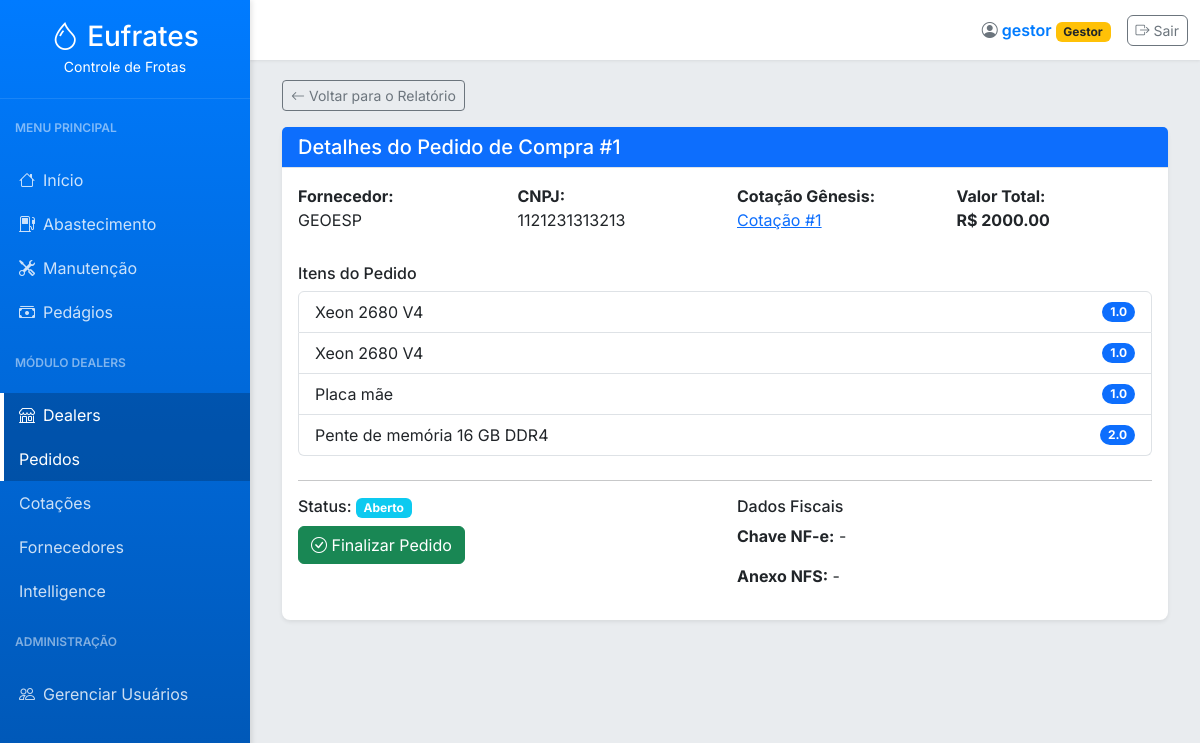
The app's page /dealers/pedido/1 (signed in), older data.
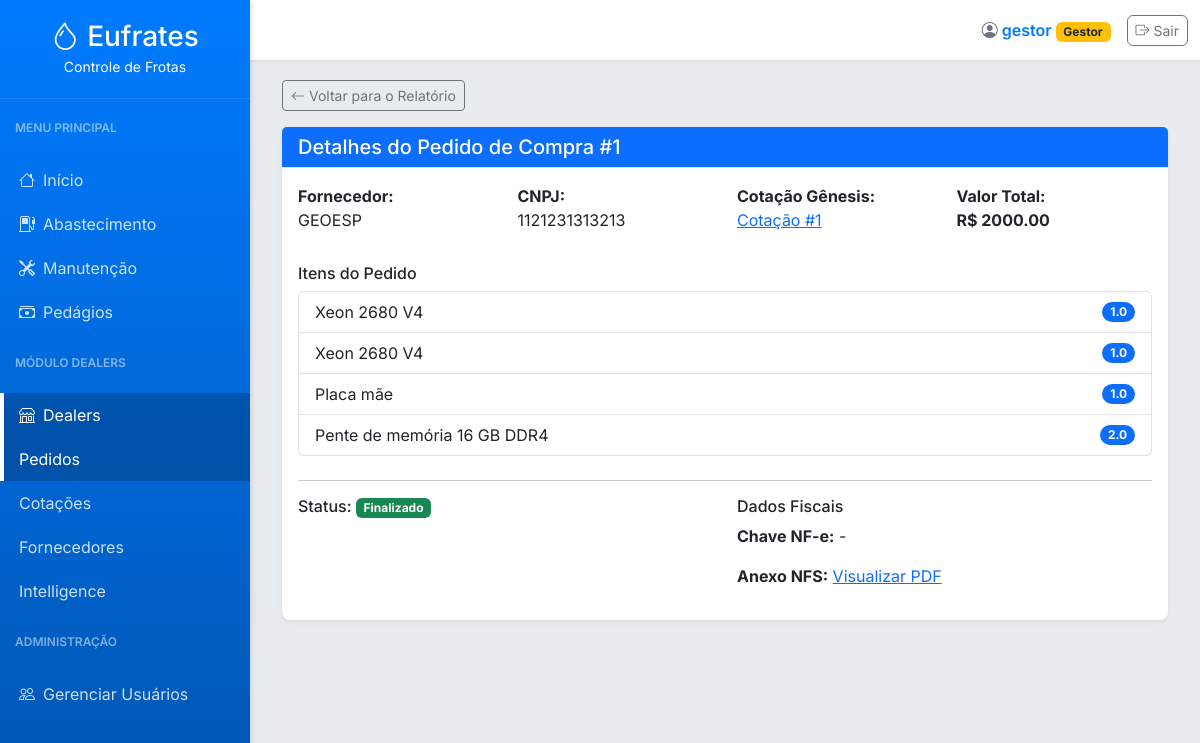
The same page, newer data.
### tables this page shows
CREATE TABLE pedidos_compra (
                id INTEGER PRIMARY KEY, cotacao_id INTEGER, user_id INTEGER, fornecedor_id INTEGER,
                valor_total REAL, data_abertura TEXT, status TEXT, data_finalizacao TEXT,
                nf_e_chave TEXT, nfs_pdf_path TEXT, data_registro TEXT
            );

### app.py (the view, shortened to what this page needs)
@app.route('/dealers/pedido/<int:pedido_id>', methods=['GET', 'POST'])
@login_required
def pedido_detalhe(pedido_id):
    user_role = g.user['role']
    pedido = obter_pedido_compra_por_id(pedido_id)
    itens = obter_itens_por_pedido_id(pedido_id)
    return render_template('pedido_detalhe.html', active_page='pedidos_compra', pedido=pedido, itens=itens, user_role=user_role)

### app.py (called while the page is built)
@app.before_request
def load_logged_in_user():
    user_id = session.get('user_id')
    g.user = get_user_by_id(user_id) if user_id else None

def login_required(view):
    @wraps(view)
    def wrapped_view(*args, **kwargs):
        if g.user is None:
            flash('Você precisa estar logado para acessar esta página.', 'warning')
            return redirect(url_for('login'))
        return view(*args, **kwargs)
    return wrapped_view

@app.context_processor
def inject_now():
    return {'now': datetime.now(), 'g': g}

### database.py (called while the page is built)
def get_db_connection():
    conn = sqlite3.connect('abastecimentos.db')
    conn.row_factory = sqlite3.Row
    return conn

def obter_pedido_compra_por_id(pedido_id):
    conn = get_db_connection()
    query = '''
        SELECT p.*, f.nome as fornecedor_nome, f.cnpj as fornecedor_cnpj
        FROM pedidos_compra p
        JOIN fornecedores f ON p.fornecedor_id = f.id
        WHERE p.id = ?
    '''
    df = pd.read_sql(query, conn, params=(pedido_id,))
    return df.iloc[0].to_dict() if not df.empty else None

### templates/pedido_detalhe.html (shortened to what this page needs)
{% extends "base.html" %}
{% block content %}
<div class="container-fluid">
    <a href="{{ url_for('pedidos_relatorio') }}" class="btn btn-outline-secondary btn-sm mb-3">
        <i class="bi bi-arrow-left"></i> Voltar para o Relatório
    </a>
    <div class="card">
        <div class="card-header bg-primary text-white">
            <h5 class="mb-0">Detalhes do Pedido de Compra #{{ pedido.id }}</h5>
        </div>
        <div class="card-body">
            <div class="row mb-3">
                 <div class="col-md-3"><strong>Fornecedor:</strong><p>{{ pedido.fornecedor_nome or 'N/A' }}</p></div>
                 <div class="col-md-3"><strong>CNPJ:</strong><p>{{ pedido.fornecedor_cnpj or 'N/A' }}</p></div>
                 <div class="col-md-3"><strong>Cotação Gênesis:</strong><p><a href="{{ url_for('cotacao_detalhe', cotacao_id=pedido.cotacao_id) }}">Cotação #{{ pedido.cotacao_id }}</a></p></div>
                 <div class="col-md-3"><strong>Valor Total:</strong><p class="fw-bold">R$ {{ "%.2f"|format(pedido.valor_total) }}</p></div>
            </div>
            <h6>Itens do Pedido</h6>
            <ul class="list-group mb-4">
                {% for item in itens %}
                <li class="list-group-item d-flex justify-content-between align-items-center">
                    {{ item.descricao }}
                    <span class="badge bg-primary rounded-pill">{{ item.quantidade }}</span>
                </li>
                {% endfor %}
            </ul>
            <hr>
            <div class="row">
                <div class="col-md-6">
                     <h6>Status: <span class="badge {% if pedido.status == 'Finalizado' %}bg-success{% else %}bg-info{% endif %}">{{ pedido.status }}</span></h6>
                     {% if pedido.status != 'Finalizado' and user_role in ['Administrador', 'Comprador', 'Gestor'] %}
                     <button class="btn btn-success" data-bs-toggle="modal" data-bs-target="#finalizarPedidoModal">
                         <i class="bi bi-check-circle"></i> Finalizar Pedido
                     </button>
                    {% endif %}
                </div>
                <div class="col-md-6">
                    <h6>Dados Fiscais</h6>
                    <p><strong>Chave NF-e:</strong> {{ pedido.nf_e_chave or '-' }}</p>
                    <p><strong>Anexo NFS:</strong>
                        {% if pedido.nfs_pdf_path %}
                        <a href="{{ url_for('serve_upload', filename=pedido.nfs_pdf_path) }}" target="_blank">Visualizar PDF</a>
                        {% else %}-{% endif %}
                    </p>
                </div>
            </div>
        </div>
    </div>
</div>
{% endblock %}

Row changes from the older to the newer data that the page shows:
changed pedidos_compra id 1: status "Aberto" → "Finalizado"; nf_e_chave (not shown) → "-"
Text that changed along with them:
{{ pedido.nf_e_chave or '-' }}: "-" → (not shown)
text no longer shown: "Finalizar Pedido -"
text now shown: "Visualizar PDF"
